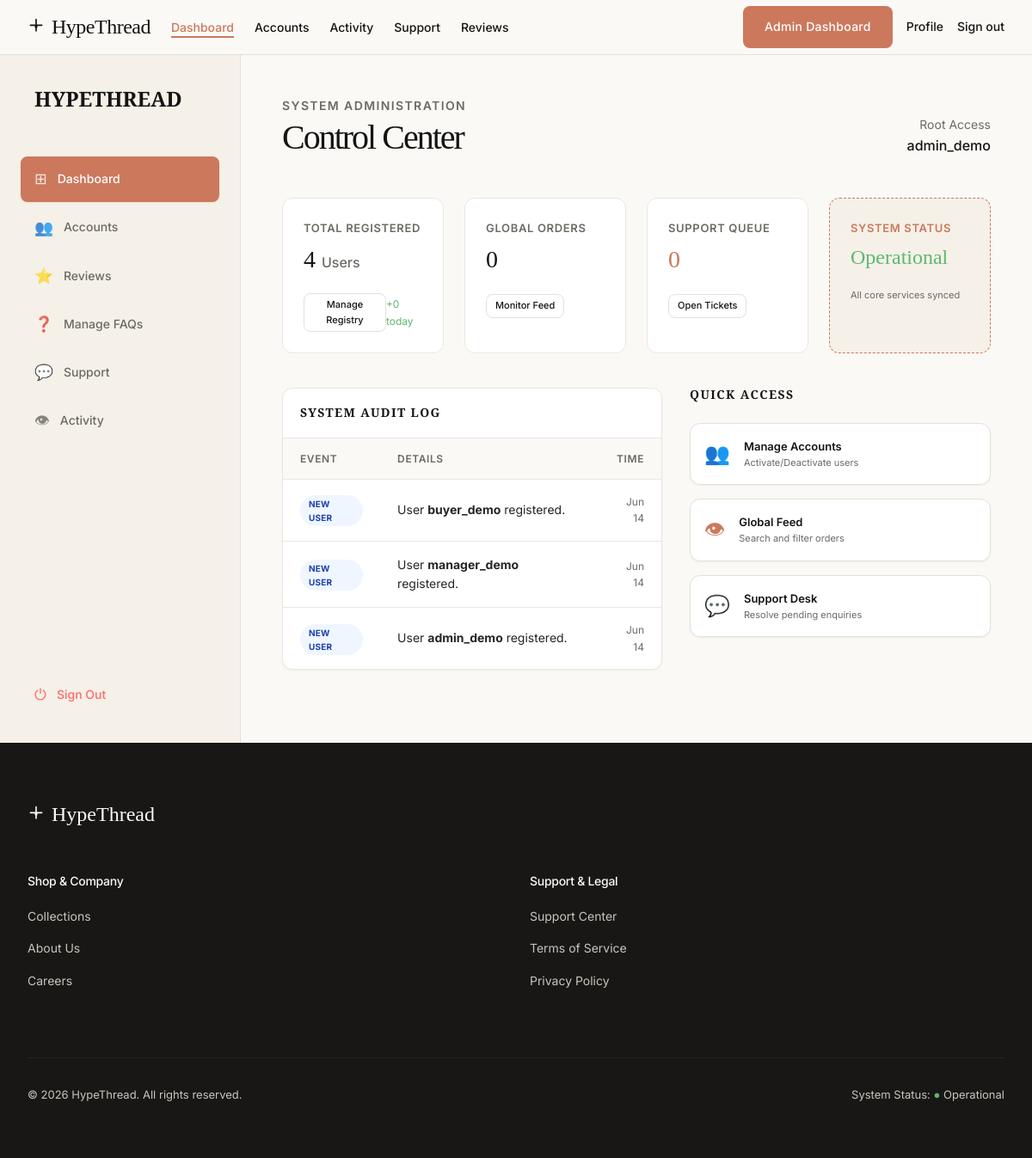
The page /admin/dashboard.php (signed in) on the database its author committed.
### tables this page shows
CREATE TABLE IF NOT EXISTS users (
    id INT UNSIGNED AUTO_INCREMENT PRIMARY KEY,
    username VARCHAR(50) NOT NULL UNIQUE,
    email VARCHAR(100) NOT NULL UNIQUE,
    password VARCHAR(255) NOT NULL,
    role ENUM('buyer','manager','admin','owner') NOT NULL DEFAULT 'buyer',
    full_name VARCHAR(100) DEFAULT NULL,
    address TEXT DEFAULT NULL,
    phone VARCHAR(20) DEFAULT NULL,
    is_active TINYINT(1) NOT NULL DEFAULT 1,
    reset_token VARCHAR(64) DEFAULT NULL,
    reset_expires DATETIME DEFAULT NULL,
    created_at TIMESTAMP NOT NULL DEFAULT CURRENT_TIMESTAMP,
    INDEX idx_users_role (role),
    INDEX idx_users_reset_token (reset_token)
);

### admin/dashboard.php (the view, shortened to what this page needs)
<?php
require_once '../config/db.php';
require_once '../includes/sidebar.php';
$total_users = $pdo->query("SELECT COUNT(*) FROM users")->fetchColumn();
$new_users_today = $pdo->query("SELECT COUNT(*) FROM users WHERE DATE(created_at) = CURDATE()")->fetchColumn();
$total_orders = $pdo->query("SELECT COUNT(*) FROM orders")->fetchColumn();
$pending_enquiries = $pdo->query("SELECT COUNT(*) FROM enquiries WHERE status = 'open'")->fetchColumn();
$recent_users = $pdo->query("SELECT id, username, created_at, 'user' as type FROM users ORDER BY created_at DESC LIMIT 3")->fetchAll();
$recent_orders = $pdo->query("SELECT id, total_amount, created_at, 'order' as type FROM orders ORDER BY created_at DESC LIMIT 3")->fetchAll();
$recent_tickets = $pdo->query("SELECT id, subject, created_at, 'ticket' as type FROM enquiries ORDER BY created_at DESC LIMIT 3")->fetchAll();
$recent_activity = array_merge($recent_users, $recent_orders, $recent_tickets);
usort($recent_activity, function($a, $b) {
    return strtotime($b['created_at']) - strtotime($a['created_at']);
});
$recent_activity = array_slice($recent_activity, 0, 5);
include '../includes/header.php';
?>
<div class="dashboard-layout">
    <div class="dashboard-main fade-in-up">
        <header style="display: flex; justify-content: space-between; align-items: flex-end; margin-bottom: var(--spacing-xxl);">
            <div>
                <div style="font-size: 14px; color: var(--colors-muted); text-transform: uppercase; letter-spacing: 0.1em; margin-bottom: 4px; font-weight: 600;">System Administration</div>
                <h1 style="margin: 0; font-size: 40px;">Control Center</h1>
            </div>
            <div style="text-align: right;">
                <div style="font-size: 14px; color: var(--colors-muted);">Root Access</div>
                <div style="font-weight: 500; color: var(--colors-ink);"><?php echo htmlspecialchars($_SESSION['username']); ?></div>
            </div>
        </header>
        <div class="stats-row" style="grid-template-columns: repeat(4, 1fr);">
            <div class="stat-card">
                <div class="stat-label">Total Registered</div>
                <div class="stat-value"><?php echo $total_users; ?> <span style="font-size: 16px; font-family: var(--typography-body-font); color: var(--colors-muted);">Users</span></div>
                <div style="margin-top: 12px; display: flex; justify-content: space-between; align-items: center;">
                    <a href="users_list.php" class="button-secondary" style="padding: 4px 10px; font-size: 11px;">Manage Registry</a>
                    <span style="font-size: 12px; color: var(--colors-success);">+<?php echo $new_users_today; ?> today</span>
                </div>
            </div>
            <div class="stat-card">
                <div class="stat-label">Global Orders</div>
                <div class="stat-value"><?php echo $total_orders; ?></div>
                <div style="margin-top: 12px;"><a href="orders_monitoring.php" class="button-secondary" style="padding: 4px 10px; font-size: 11px;">Monitor Feed</a></div>
            </div>
            <div class="stat-card">
                <div class="stat-label">Support Queue</div>
                <div class="stat-value" style="color: var(--colors-primary);"><?php echo $pending_enquiries; ?></div>
                <div style="margin-top: 12px;"><a href="help_center_manage.php" class="button-secondary" style="padding: 4px 10px; font-size: 11px;">Open Tickets</a></div>
            </div>
            <div class="stat-card" style="background: var(--colors-surface-soft); border: 1px dashed var(--colors-primary);">
                <div class="stat-label" style="color: var(--colors-primary);">System Status</div>
                <div class="stat-value" style="font-size: 24px; color: var(--colors-success);">Operational</div>
                <div style="font-size: 11px; color: var(--colors-muted); margin-top: 12px;">All core services synced</div>
            </div>
        </div>
        <div class="dashboard-split" style="grid-template-columns: 1fr 350px; gap: 32px; align-items: start; margin-top: 40px;">
            <div class="table-container" style="margin: 0;">
                <div style="padding: 20px; border-bottom: 1px solid var(--colors-hairline-soft); display: flex; justify-content: space-between; align-items: center;">
                    <h3 style="font-size: 14px; font-weight: 700; text-transform: uppercase; letter-spacing: 0.1em; margin: 0;">System Audit Log</h3>
                </div>
                <table class="data-table">
                    <thead>
                        <tr>
                            <th>Event</th>
                            <th>Details</th>
                            <th style="text-align: right;">Time</th>
                        </tr>
                    </thead>
                    <tbody>
                        <?php foreach ($recent_activity as $act): ?>
                            <tr>
                                <td>
                                    <?php if ($act['type'] == 'user'): ?>
                                        <span class="badge badge-info" style="font-size: 10px;">NEW USER</span>
                                    <?php elseif ($act['type'] == 'order'): ?>
                                        <span class="badge badge-success" style="font-size: 10px;">NEW ORDER</span>
                                    <?php else: ?>
                                        <span class="badge badge-warning" style="font-size: 10px;">SUPPORT TICKET</span>
                                    <?php endif; ?>
                                </td>
                                <td>
                                    <?php if ($act['type'] == 'user'): ?>
                                        User <strong><?php echo htmlspecialchars($act['username']); ?></strong> registered.
                                    <?php elseif ($act['type'] == 'order'): ?>
                                        Order #ORD-<?php echo $act['id']; ?> placed (RM <?php echo number_format($act['total_amount'], 2); ?>).
                                    <?php else: ?>
                                        Ticket #<?php echo $act['id']; ?> opened: <?php echo htmlspecialchars($act['subject']); ?>
                                    <?php endif; ?>
                                </td>
                                <td style="text-align: right; color: var(--colors-muted); font-size: 12px;">
                                    <?php
                                        $diff = time() - strtotime($act['created_at']);
                                        if ($diff < 0) echo 'Just now';
                                        elseif ($diff < 60) echo $diff . ' secs ago';
                                        elseif ($diff < 3600) echo floor($diff/60) . ' mins ago';
                                        elseif ($diff < 86400) echo floor($diff/3600) . ' hrs ago';
                                        else echo date('M d', strtotime($act['created_at']));
                                    ?>
                                </td>
                            </tr>
                        <?php endforeach; ?>
                    </tbody>
                </table>
            </div>
            <div style="display: flex; flex-direction: column; gap: 16px;">
                <h3 style="font-size: 14px; font-weight: 700; text-transform: uppercase; letter-spacing: 0.1em; margin: 0 0 8px 0;">Quick Access</h3>
                <a href="users_list.php" class="surface-card" style="display: flex; align-items: center; gap: 16px; text-decoration: none; padding: 16px; border: 1px solid var(--colors-hairline); transition: all 0.2s;">
                    <div style="font-size: 24px;">👥</div>
                    <div>
                        <div style="font-size: 13px; font-weight: 600; color: var(--colors-ink);">Manage Accounts</div>
                        <div style="font-size: 11px; color: var(--colors-muted);">Activate/Deactivate users</div>
                    </div>
                </a>
                <a href="orders_monitoring.php" class="surface-card" style="display: flex; align-items: center; gap: 16px; text-decoration: none; padding: 16px; border: 1px solid var(--colors-hairline); transition: all 0.2s;">
                    <div style="font-size: 24px;">👁</div>
                    <div>
                        <div style="font-size: 13px; font-weight: 600; color: var(--colors-ink);">Global Feed</div>
                        <div style="font-size: 11px; color: var(--colors-muted);">Search and filter orders</div>
                    </div>
                </a>
                <a href="help_center_manage.php" class="surface-card" style="display: flex; align-items: center; gap: 16px; text-decoration: none; padding: 16px; border: 1px solid var(--colors-hairline); transition: all 0.2s;">
                    <div style="font-size: 24px;">💬</div>
                    <div>
                        <div style="font-size: 13px; font-weight: 600; color: var(--colors-ink);">Support Desk</div>
                        <div style="font-size: 11px; color: var(--colors-muted);">Resolve pending enquiries</div>
                    </div>
                </a>
            </div>
        </div>
    </div>
</div>
<?php include '../includes/footer.php'; ?>

### rows shown on the page
users: username "buyer_demo", created_at "Jun 14"
users: username "manager_demo", created_at "Jun 14"
users: username "admin_demo", created_at "Jun 14"

### other values the page prints
$item['icon'] "⊞"
$item['label'] "Dashboard"
$item['icon'] "👥"
$item['label'] "Accounts"
$item['icon'] "⭐"
$item['label'] "Reviews"
$item['icon'] "❓"
$item['label'] "Manage FAQs"
$item['icon'] "💬"
$item['label'] "Support"
$item['icon'] "👁"
$item['label'] "Activity"
$_SESSION['username'] "admin_demo"
$total_users "4"
$new_users_today "0"
